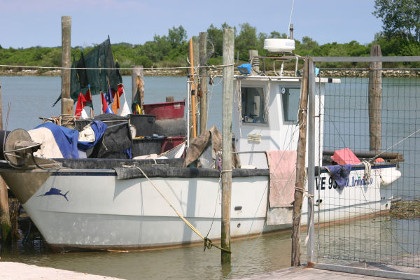
#> input picture imageops/boat-small.jpg, 420 x 280 px
$ python imageops-fit-image.py
#> lines starting #> are read from the running program, lines starting #| are printed output that depends on the picture
# Author:  Martin McBride
# Created: 2021-05-14
# Copyright (C) 2021, Martin McBride
# License: MIT

# Fit an image. Original is 420 by 280

from PIL import Image, ImageOps, ImageDraw

# Fit to 450 by 400.
# The target shape has a taller aspect ratio than the image, so we first scale
# the image to be 400 tall, then crop the image to 450 wide.
image = Image.open('boat-small.jpg')
#> image is the input picture: PIL image 420x280 RGB; mean R, G, B 143.2, 144.1, 140.7
result_image = ImageOps.fit(image, (450, 400))
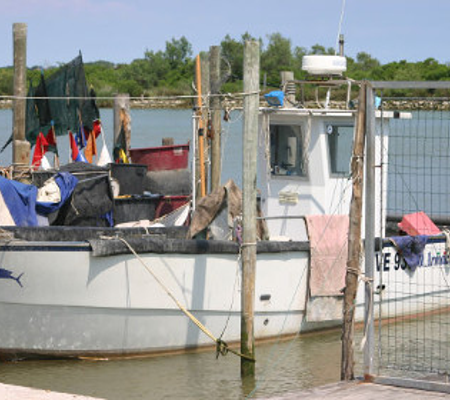
#> result_image: PIL image 450x400 RGB; mean R, G, B 148.8, 148.9, 145.6
result_image.save('imageops-fit-450-400.jpg')

# Fit to 400 by 200.
# The target shape has a wider aspect ratio than the image, so we first scale
# the image to be 400 wide, then crop the image to 200 tall.
result_image = ImageOps.fit(image, (400, 200))
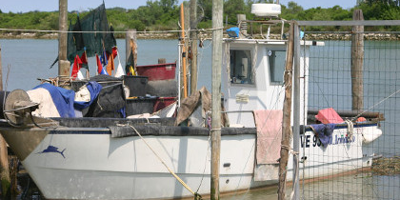
#> result_image: PIL image 400x200 RGB; mean R, G, B 139.7, 139.5, 133.2
result_image.save('imageops-fit-400-200.jpg')
